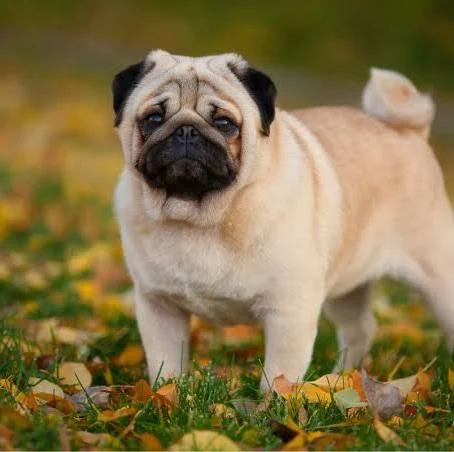
#> input picture pug.jpg, 454 x 452 px
$ python p6-act10-0070.py
#> lines starting #> are read from the running program, lines starting #| are printed output that depends on the picture; after the words box and inside, x2 and y2 are one past the last pixel; in counts of white or black regions, pixels touching at a corner belong together
import numpy as np
import cv2

# Vision artificial act 10 NC 1440
# 1. Lee la imagen en escala de grises
img = cv2.imread("pug.jpg", cv2.IMREAD_GRAYSCALE)
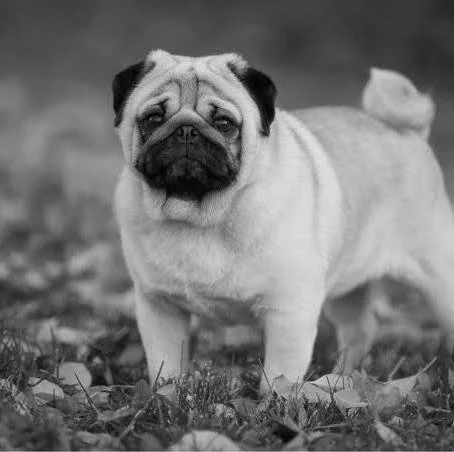
#> img: shape (452, 454); min 0, max 229, mean 115.8

if img is not None:
    # Abre la ventana con la imagen
    cv2.imshow("elpug 0070", img)
    cv2.waitKey(0)
    cv2.destroyAllWindows()
else:
    print("Advertencia: No se pudo cargar 'elcarro.jpg'. Verifica la ruta de la imagen.")

# 2. Linea
print("La linea 0070")
# Crea una imagen negra
img = np.zeros((512, 512, 3), np.uint8)

# Dibuja una diagonal blanca de 3px desde una esquina a la otra
img = cv2.line(img, (0, 0), (511, 511), (255, 255, 255), 3)

# Abre la ventana con la imagen
cv2.imshow("Line 0070", img)
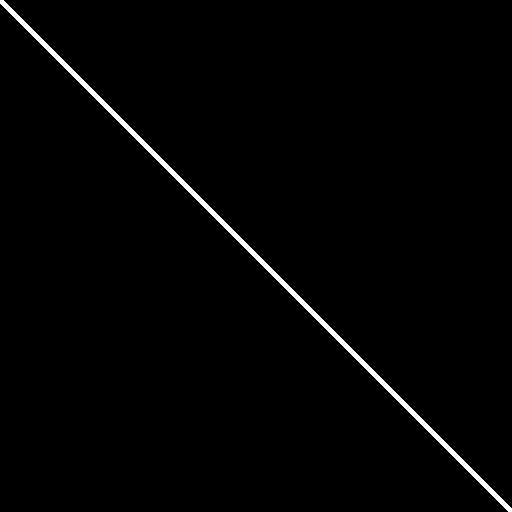
#> window 'Line 0070': shape (512, 512, 3); 1.4% white; 1 white region, box (x1, y1, x2, y2) and area: (0, 0, 512, 512) 3572
cv2.waitKey(0)
cv2.destroyAllWindows()

# 3. Circulo
# Dibuja un circulo azul de radio 10px al centro de la imagen (BGR: Azul = (255,0,0))
img = cv2.circle(img, (256, 256), 10, (255, 0, 0), -1)

# Abre la ventana con la imagen
cv2.imshow("circulo azul 0070", img)
cv2.waitKey(0)
cv2.destroyAllWindows()

# 4. Texto (Corregido: ahora se muestra la ventana)
# Añade a la imagen el texto "Example Text" en color blanco
img = cv2.putText(img, "Example Text", (200, 30), cv2.FONT_HERSHEY_SIMPLEX, 0.5, (255, 255, 255), 2)

cv2.imshow("Texto 0070", img)
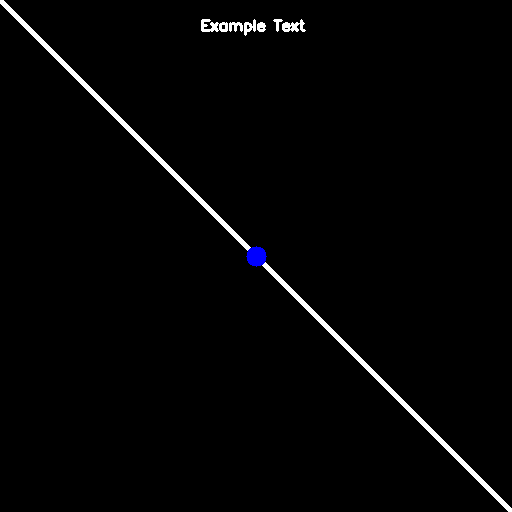
#> window 'Texto 0070': shape (512, 512, 3); mean B, G, R 4.4, 4.1, 4.1
cv2.waitKey(0)
cv2.destroyAllWindows()

# 5. Thresholding
# 5. Thresholding
img = cv2.imread('image1.png', 0)

# Si no encuentra la imagen 'image1.png', crea una imagen de degradado para probar
if img is None:
    print("No se encontró 'image1.png'. Generando imagen de prueba temporal...")
    # Crea un degradado de 0 a 255
    img = np.tile(np.linspace(0, 255, 512, dtype=np.uint8), (300, 1))

ret, thr1 = cv2.threshold(img, 127, 255, cv2.THRESH_BINARY)
ret, thr2 = cv2.threshold(img, 127, 255, cv2.THRESH_BINARY_INV)
ret, thr3 = cv2.threshold(img, 127, 255, cv2.THRESH_TRUNC)
ret, thr4 = cv2.threshold(img, 127, 255, cv2.THRESH_TOZERO)
ret, thr5 = cv2.threshold(img, 127, 255, cv2.THRESH_TOZERO_INV)

cv2.imshow('BINARY', thr1)
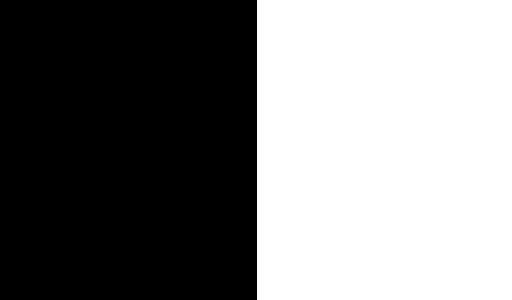
#> window 'BINARY': shape (300, 512); 49.8% white; 1 white region, box (x1, y1, x2, y2) and area: (257, 0, 512, 300) 76500
cv2.imshow('BINARY_INV', thr2)
cv2.imshow('TRUNC', thr3)
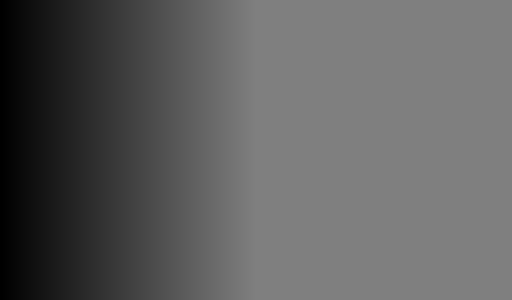
#> window 'TRUNC': shape (300, 512); min 0, max 127, mean 95
cv2.imshow('TOZERO', thr4)
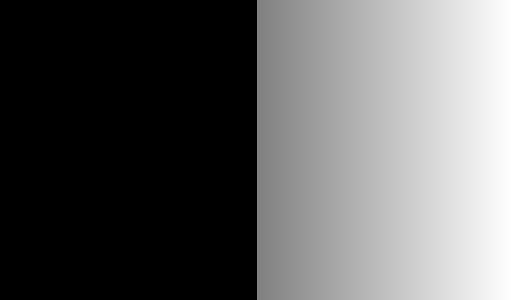
#> window 'TOZERO': shape (300, 512); min 0, max 255, mean 95.3
cv2.imshow('TOZERO_INV', thr5)
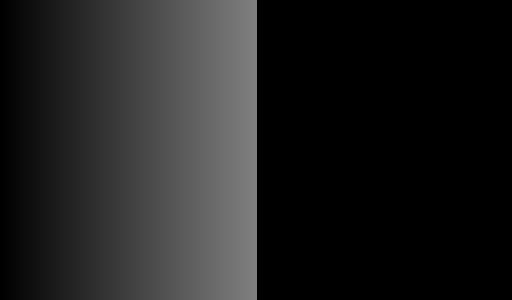
#> window 'TOZERO_INV': shape (300, 512); min 0, max 127, mean 31.8

cv2.waitKey(0)
cv2.destroyAllWindows()
# 6. Trackbars
def on_trackbar(val):
    print(val)

# Crea una imagen negra, y una ventana llamada 'frame'
img = np.zeros((300, 512, 3), np.uint8)
cv2.namedWindow('frame')

# Crea tres trackbar en frame, llamados R,G,B, que van de 0 a 255 y llaman a on_trackbar()
cv2.createTrackbar('R', 'frame', 0, 255, on_trackbar)
cv2.createTrackbar('G', 'frame', 0, 255, on_trackbar)
cv2.createTrackbar('B', 'frame', 0, 255, on_trackbar)

while True:
    cv2.imshow('pug 0070', img)
    k = cv2.waitKey(1) & 0xFF
#> (key Esc is pressed here)
    if k == 27:  # Tecla ESC para salir
        break

    # Obtiene las posiciones de los trackbars
    r = cv2.getTrackbarPos('R', 'frame')
    g = cv2.getTrackbarPos('G', 'frame')
    b = cv2.getTrackbarPos('B', 'frame')

    img[:] = [b, g, r]  # OpenCV utiliza el formato BGR

cv2.destroyAllWindows()

print("programa realizado por Axel Guzman 0070")
